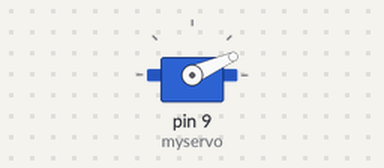
A sketch run on a simulated Arduino Uno, built with avr-gcc and run on an emulated ATmega328P. On the bench: servo.

Above: at 0.05 s.
At 1.15 s:
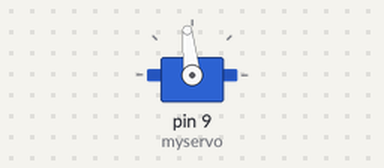
At 2.3 s:
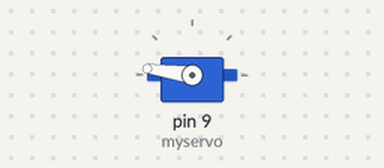
At 4.55 s:
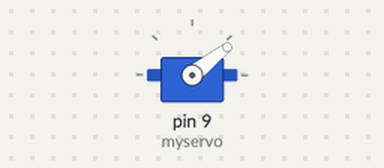
Timing chart, 0 to 6.3 s (numbered marks = the images above):
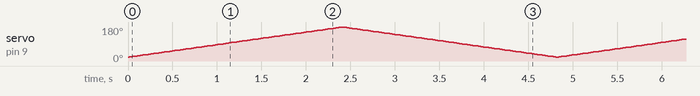

The sketch:

hreyfist_sjalft.ino
```cpp
#include <Servo.h> //using the servo library

Servo myservo; // create an servo object
int teljari = 20;
int x=0;
void setup() {
  Serial.begin(9600);
  myservo.attach(9);
}

void loop() {
  if(teljari==180) {
    x=1;
  }
  if(teljari==20) {
    x=0;
  }if(x==1) {
    teljari--;
  }
  if(x==0) {
    teljari++;
  }
   myservo.write(teljari);                  // sets the servo position according to the scaled value
  delay(15);//give the servomotor time to go to position
}
```
